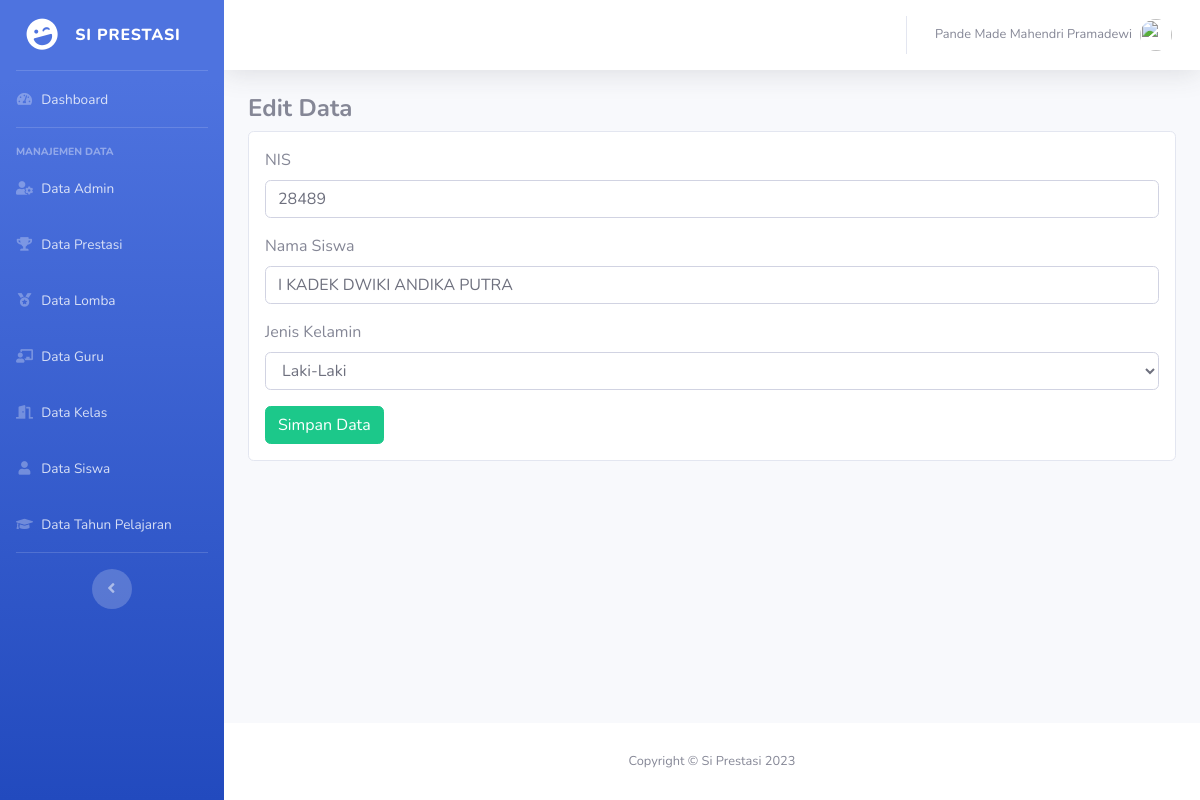
/admin/siswa/edit.php?sid=28489 (signed in), run on the app's committed database.
### tables this page shows
CREATE TABLE `tb_siswa` (
  `sid` varchar(5) NOT NULL,
  `snama` varchar(60) NOT NULL,
  `sgender` enum('L','P') NOT NULL
);

### functions.php (called while the page is built, shortened)
<?php
$conn = mysqli_connect(DB_HOST, DB_USER, DB_PASS, DB_NAME);
function query($query)
{
	global $conn;
	$result = mysqli_query($conn, $query);
	$rows = [];
	while ($row = mysqli_fetch_assoc($result)) {
		$rows[] = $row;
	}
	return $rows;
}

### admin/siswa/edit.php (the view, shortened to what this page needs)
<?php
require '../../functions.php';
$idSiswa = mysqli_escape_string($conn, $_GET['sid']);
$siswa = query("SELECT * FROM tb_siswa WHERE sid = '$idSiswa'")[0] ?? null;
?>
<!DOCTYPE html>
<html lang="en">
<head>
    <link href="../../vendor/fontawesome-free/css/all.min.css" rel="stylesheet" type="text/css">
    <link href="../../css/sb-admin-2.min.css" rel="stylesheet">
</head>
<body id="page-top">
    <div id="wrapper">
        <?php require_once "../partial/sidebar.php" ?>
        <div id="content-wrapper" class="d-flex flex-column">
            <div id="content">
                <?php require_once "../partial/topbar.php" ?>
                <div class="container-fluid">
                    <h4 class="font-weight-bold">Edit Data</h4>
                    <form method="post" class="card p-3">
                        <div class="mb-3">
                            <label for="sid" class="form-label">NIS</label>
                            <input name="sid" class="form-control" id="sid" value="<?= $siswa['sid'] ?>" />
                        </div>
                        <div class="mb-3">
                            <label for="snama" class="form-label">Nama Siswa</label>
                            <input name="snama" class="form-control" id="snama" value="<?= $siswa['snama'] ?>" />
                        </div>
                        <div class="mb-3">
                            <label for="sgender" class="form-label">Jenis Kelamin</label>
                            <select name="sgender" id="sgender" class="form-control">
                                <option value="L" <?= $siswa['sgender'] == 'L' ? 'selected' : '' ?>>Laki-Laki</option>
                            </select>
                        </div>
                        <div>
                            <button class="btn btn-success" name="submit">Simpan Data</button>
                        </div>
                    </form>
                </div>
            </div>
            <?php require_once "../partial/footer.php" ?>
        </div>
    </div>
</body>
</html>

### data on the page
tb_siswa: sid "28489", snama "I KADEK DWIKI ANDIKA PUTRA", sgender "Laki-Laki"

### other printed values
$user['nama'] "Pande Made Mahendri Pramadewi"
